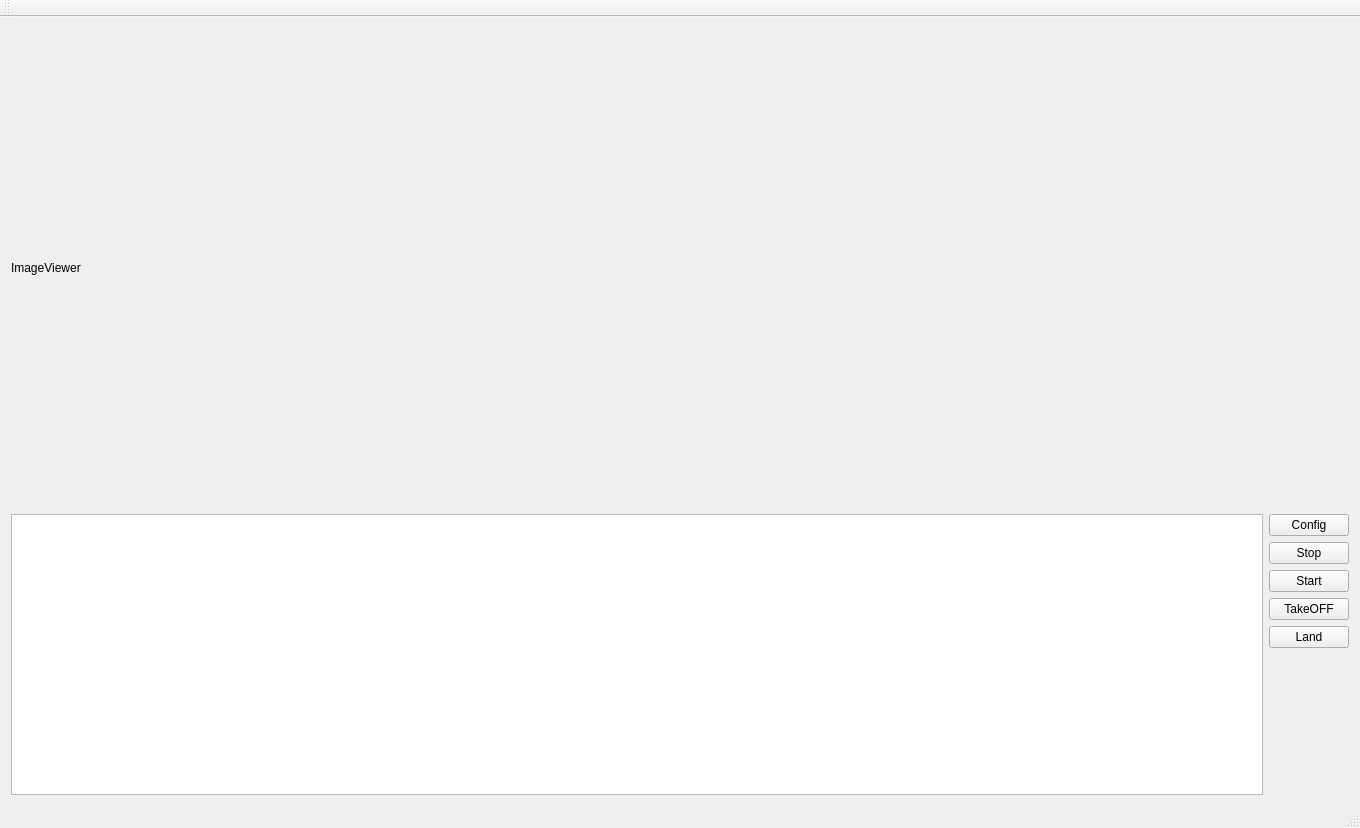
<?xml version="1.0" encoding="UTF-8"?>
<ui version="4.0">
 <class>mav</class>
 <widget class="QMainWindow" name="mav">
  <property name="geometry">
   <rect>
    <x>0</x>
    <y>0</y>
    <width>1360</width>
    <height>828</height>
   </rect>
  </property>
  <property name="windowTitle">
   <string>mav</string>
  </property>
  <widget class="QWidget" name="centralWidget">
   <layout class="QGridLayout" name="gridLayout">
    <item row="2" column="1">
     <layout class="QFormLayout" name="formLayout_2">
      <item row="0" column="0">
       <widget class="QPushButton" name="pushButton_5">
        <property name="text">
         <string>Config</string>
        </property>
       </widget>
      </item>
      <item row="1" column="0">
       <widget class="QPushButton" name="pushButton_3">
        <property name="text">
         <string>Stop</string>
        </property>
       </widget>
      </item>
      <item row="2" column="0">
       <widget class="QPushButton" name="pushButton_4">
        <property name="text">
         <string>Start</string>
        </property>
       </widget>
      </item>
      <item row="3" column="0">
       <widget class="QPushButton" name="pushButton_2">
        <property name="text">
         <string>TakeOFF</string>
        </property>
       </widget>
      </item>
      <item row="4" column="0">
       <widget class="QPushButton" name="pushButton">
        <property name="text">
         <string>Land</string>
        </property>
       </widget>
      </item>
     </layout>
    </item>
    <item row="0" column="1">
     <layout class="QHBoxLayout" name="horizontalLayout_3"/>
    </item>
    <item row="0" column="0">
     <widget class="QLabel" name="imageView">
      <property name="minimumSize">
       <size>
        <width>640</width>
        <height>480</height>
       </size>
      </property>
      <property name="text">
       <string>ImageViewer</string>
      </property>
     </widget>
    </item>
    <item row="1" column="1">
     <layout class="QVBoxLayout" name="verticalLayout_4"/>
    </item>
    <item row="2" column="0">
     <widget class="QTextEdit" name="textEdit"/>
    </item>
   </layout>
  </widget>
  <widget class="QMenuBar" name="menuBar">
   <property name="geometry">
    <rect>
     <x>0</x>
     <y>0</y>
     <width>1360</width>
     <height>25</height>
    </rect>
   </property>
  </widget>
  <widget class="QToolBar" name="mainToolBar">
   <attribute name="toolBarArea">
    <enum>TopToolBarArea</enum>
   </attribute>
   <attribute name="toolBarBreak">
    <bool>false</bool>
   </attribute>
  </widget>
  <widget class="QStatusBar" name="statusBar"/>
 </widget>
 <layoutdefault spacing="6" margin="11"/>
 <resources/>
 <connections/>
</ui>
